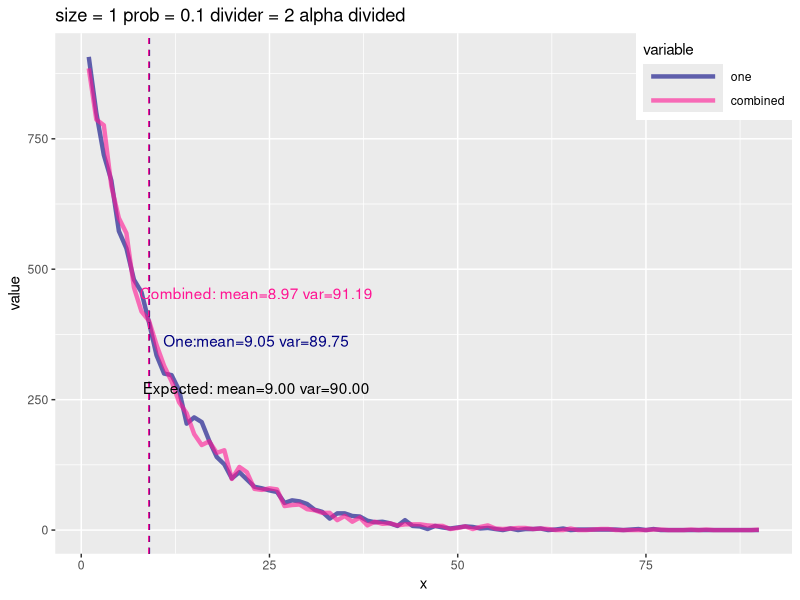
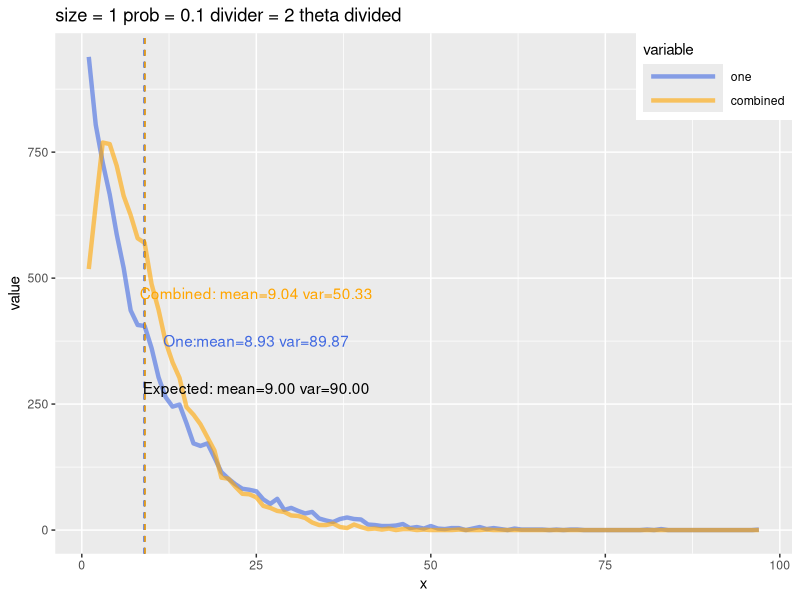
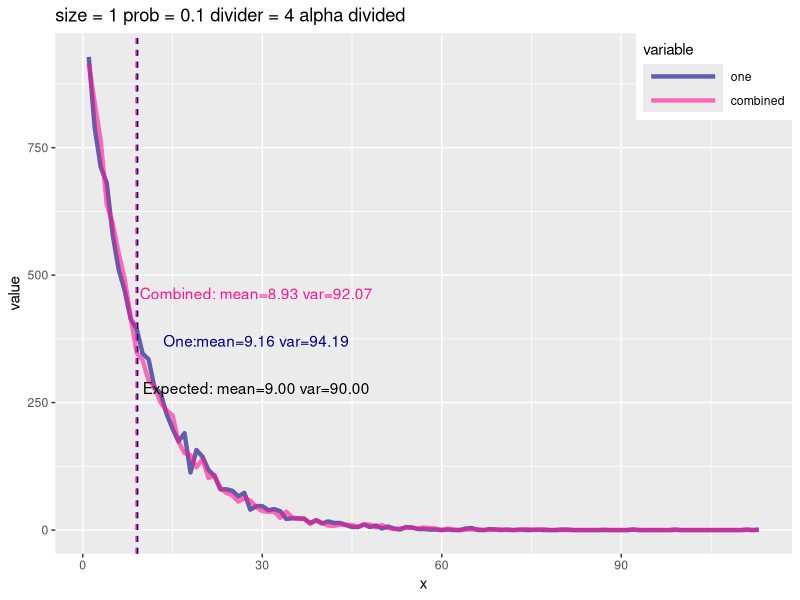
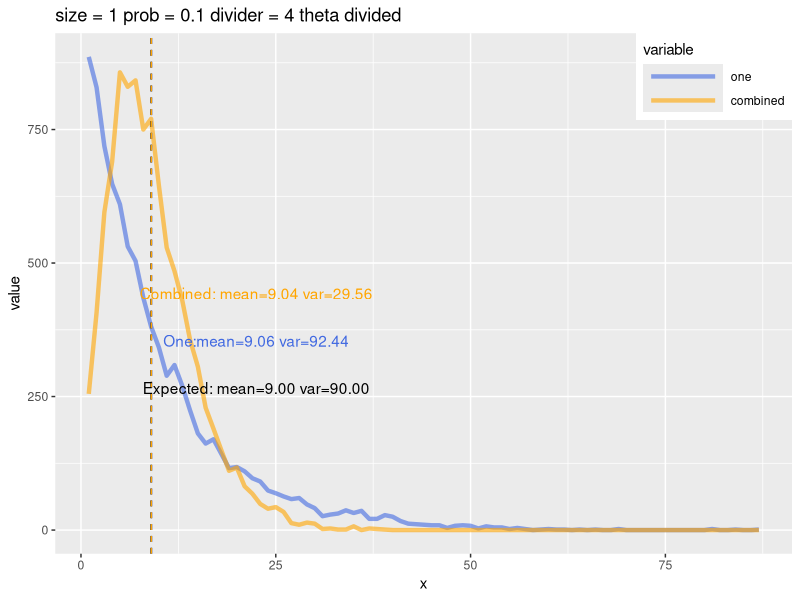
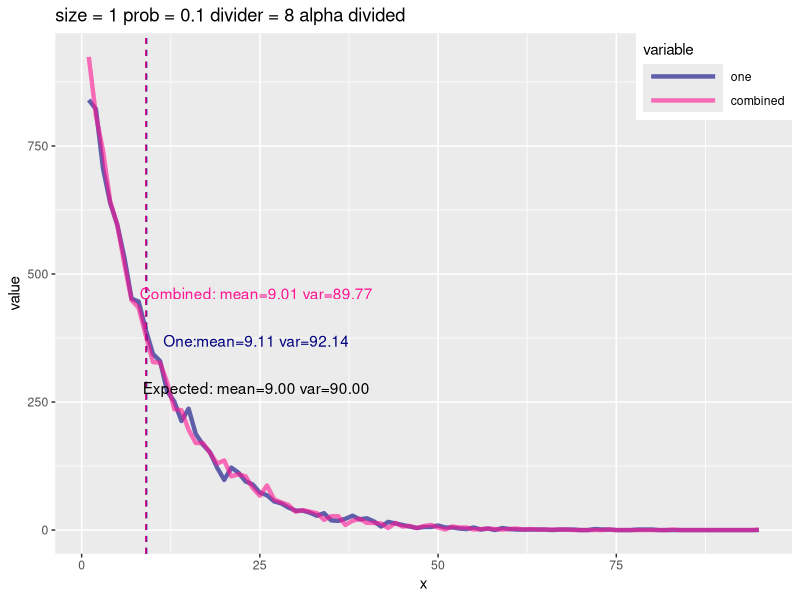
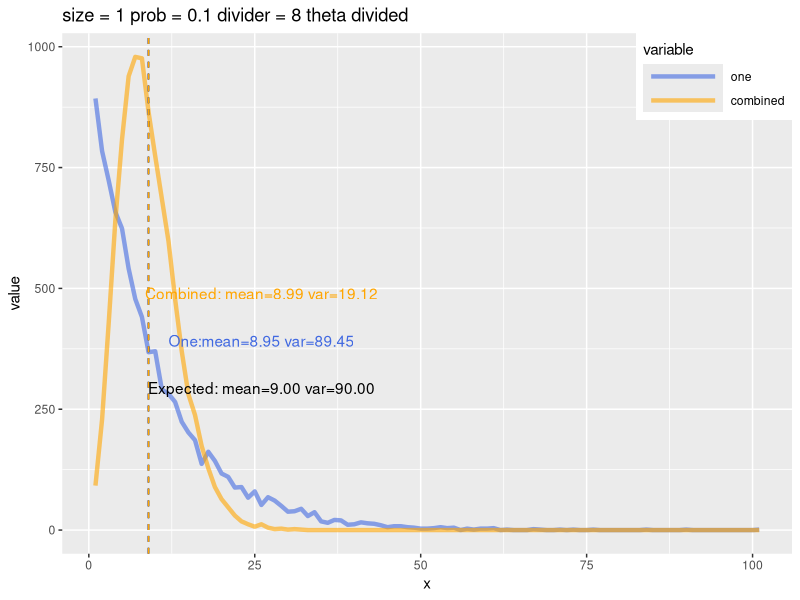
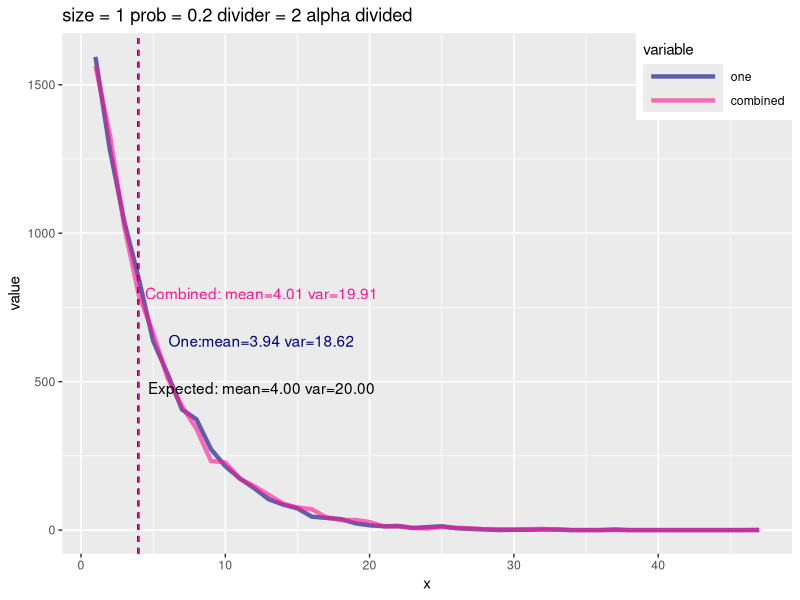
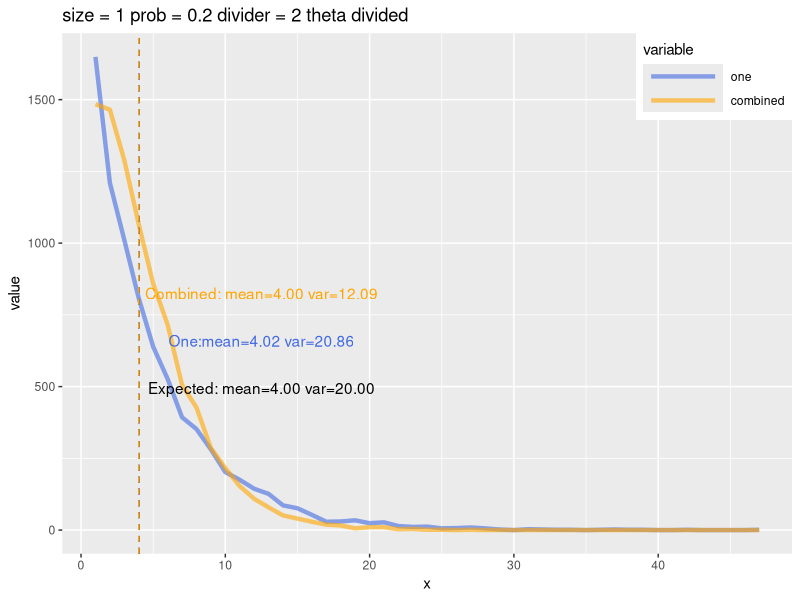

Generate these figures, in order, with R:
library(ggplot2)
library(tibble)
library(data.table)
library(reshape2)

quick <- FALSE

n_sample <- 10000
nb_size_set <- c(1, 4, 16, 64)
nb_prob_set <- c(0.1, 0.2, 0.4, 0.7)
divider_set <- c(2, 4, 8)

if (quick) {
    n_sample <- 1000
    nb_size_set <- 5
    nb_prob_set <- 0.2
    divider_set <- 4
}

scale_negative_binomial <- function(n_sample, nb_size, nb_prob, divider, is_size_divided) {
    if (is_size_divided) {
        rowSums(replicate(divider, rnbinom(n_sample, size=nb_size/divider, prob=nb_prob)))
    } else {
        ## Convert a prob of negative binomial distributions
        ## to a theta of Gamma (of not NB) distributions
        ## theta : scale parameter, beta : rate parameter of Gamma distributions
        theta_gamma <- (1 - nb_prob) / nb_prob
        scaled_prob <- 1 / (1 + theta_gamma / divider)
        rowSums(replicate(divider, rnbinom(n_sample, size=nb_size, prob=scaled_prob)))
    }
}

make_mean_var_label <- function(name, mu, sigma2) {
    paste0(name, 'mean=', sprintf('%3.2f', mu),' var=', sprintf('%3.2f', sigma2))
}

analyze_distributions <- function(nb_size, nb_prob, y_one, y_combined) {
    expected_mean <- nb_size * (1 - nb_prob) / nb_prob
    expected_var <- expected_mean / nb_prob
    actual_one_mean <- mean(y_one)
    actual_one_var <- var(y_one)
    actual_combined_mean <- mean(y_combined)
    actual_combined_var <- var(y_combined)

    expected_label <- make_mean_var_label('Expected: ', expected_mean, expected_var)
    actual_one_label <- make_mean_var_label('One:', actual_one_mean, actual_one_var)
    actual_combined_label <- make_mean_var_label('Combined: ', actual_combined_mean, actual_combined_var)

    table_one <- tabulate(y_one)
    table_combined <- tabulate(y_combined)
    max_count <- max(length(table_one), length(table_combined))
    table_one <- append(table_one, rep(0, max_count - length(table_one)))
    table_combined <- append(table_combined, rep(0, max_count - length(table_combined)))

    df <- tibble(one=table_one, combined=table_combined)
    df$x <- 1:NROW(df)
    df <- melt(df, c('x'))
    list(df=df,
         expected_mean=expected_mean,
         expected_var=expected_var,
         expected_label=expected_label,
         actual_one_mean=actual_one_mean,
         actual_one_var=actual_one_var,
         actual_one_label=actual_one_label,
         actual_combined_mean=actual_combined_mean,
         actual_combined_var=actual_combined_var,
         actual_combined_label=actual_combined_label)
}

draw_distributions <- function(nb_size, nb_prob, divider, is_size_divided) {
    if (is_size_divided) {
        chart_suffix <- 'alpha divided'
        chart_colors <- c('navy', 'deeppink')
    } else {
        chart_suffix <- 'theta divided'
        chart_colors <- c('royalblue', 'orange')
    }
    base_color <- 'black'
    chart_title <- paste('size =', nb_size, 'prob =', nb_prob, 'divider =', divider, chart_suffix)

    y_one <- rnbinom(n_sample, size=nb_size, prob=nb_prob)
    y_combined <- scale_negative_binomial(n_sample, nb_size, nb_prob, divider, is_size_divided)
    result <- analyze_distributions(nb_size, nb_prob, y_one, y_combined)

    df <- result$df
    range_x <- range(df$x)
    x_min <- range_x[1]
    x_position <- (range_x[2] - x_min) * 0.25 + x_min
    range_y <- range(df$value)
    y_min <- range_y[1]
    y_range <- range_y[2] - y_min

    add_label <- function(g, y_relative_pos, label, color) {
        g + annotate('text', x=x_position, y=y_min + y_range * y_relative_pos,
                     label=label, color=color)
    }

    g <- ggplot(df, aes(x=x, y=value, color=variable))
    g <- g + geom_line(position = 'identity', size=1.5, alpha=0.6)
    g <- g + ggtitle(chart_title)
    g <- g + scale_color_manual(values=chart_colors)

    g <- g + geom_vline(xintercept=result$expected_mean, color=base_color, linetype='dashed')
    g <- g + geom_vline(xintercept=result$actual_one_mean, color=chart_colors[1], linetype='dashed')
    g <- g + geom_vline(xintercept=result$actual_combined_mean, color=chart_colors[2], linetype='dashed')

    g <- add_label(g, 0.3, result$expected_label, base_color)
    g <- add_label(g, 0.4, result$actual_one_label, chart_colors[1])
    g <- add_label(g, 0.5, result$actual_combined_label, chart_colors[2])
    g <- g + theme(legend.position = c(1.0, 1.0), legend.justification = c(1.0, 1.0),
                   legend.key.width=unit(4, "line"))
    plot(g)
}

for (nb_size in nb_size_set) {
    for (nb_prob in nb_prob_set) {
        for (divider in divider_set) {
            for(is_size_divided in c(TRUE, FALSE)) {
                draw_distributions(nb_size, nb_prob, divider, is_size_divided)
            }
        }
    }
}
